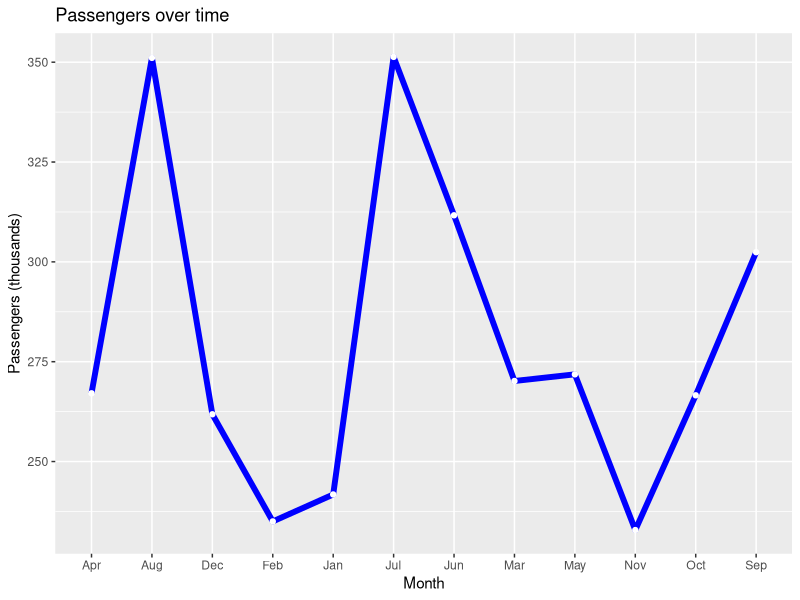

Here is the R script that generated this plot:
library(ggplot2)
library(dplyr)

# Let's make a data visualization about monthly air travelers!

# The dataset is built into R, but it is impossible to use without some data wrangling:
data <- data.frame(
  year = rep(1949:1960, each = 12),
  month = month.abb,
  passengers = AirPassengers # in thousands
)

# Summarize data by year:
data %>% 
  group_by(month) %>% 
  summarize(passengers = mean(passengers)) %>% 

# Finally, plot the data!
  ggplot(aes(x = month, y = passengers, group = 1)) +
  labs(
    title = 'Passengers over time',
    x = 'Month',
    y = 'Passengers (thousands)'
  ) +
  geom_line(size = 2, color = 'blue') + geom_point(color = "white")
